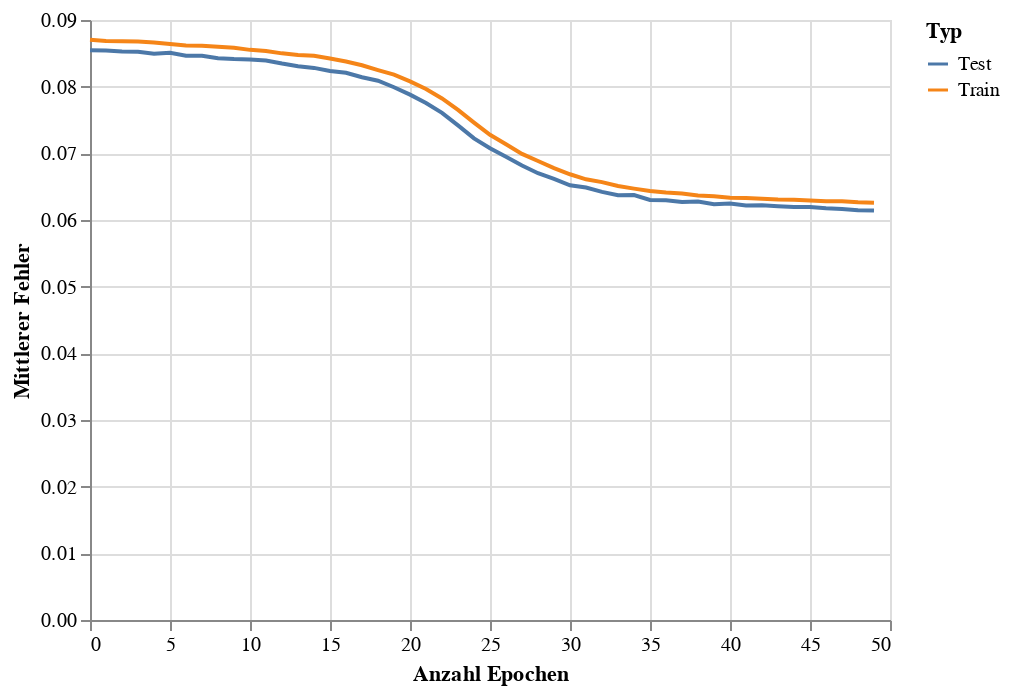

The cell this chart's notebook holds for it:
### Code cell
train_eval_loss_chart = alt.Chart(loss_df).mark_line().encode(
    x = alt.X('Epoch', title='Anzahl Epochen'),
    y = alt.Y('Loss',title='Mittlerer Fehler'),
    color = alt.Color('Type',title='Typ')
)
train_eval_loss_chart

### Figure 1 — Vega-Lite specification as saved in the notebook (floating-point values rounded to 4 significant figures)
{"config": {"view": {"continuousWidth": 400, "continuousHeight": 300}}, "data": {"name": "data-056db6b42fb7f9b607f9308a2cfcbf47"}, "mark": "line", "encoding": {"color": {"field": "Type", "title": "Typ", "type": "nominal"}, "x": {"field": "Epoch", "title": "Anzahl Epochen", "type": "quantitative"}, "y": {"field": "Loss", "title": "Mittlerer Fehler", "type": "quantitative"}}, "$schema": "https://vega.github.io/schema/vega-lite/v4.17.0.json", "datasets": {"data-056db6b42fb7f9b607f9308a2cfcbf47": [{"Epoch": 0, "Loss": 0.08703, "Type": "Train"}, {"Epoch": 1, "Loss": 0.08686, "Type": "Train"}, {"Epoch": 2, "Loss": 0.08683, "Type": "Train"}, {"Epoch": 3, "Loss": 0.08676, "Type": "Train"}, {"Epoch": 4, "Loss": 0.08663, "Type": "Train"}, {"Epoch": 5, "Loss": 0.08639, "Type": "Train"}, {"Epoch": 6, "Loss": 0.08619, "Type": "Train"}, {"Epoch": 7, "Loss": 0.08615, "Type": "Train"}, {"Epoch": 8, "Loss": 0.08597, "Type": "Train"}, {"Epoch": 9, "Loss": 0.08585, "Type": "Train"}, {"Epoch": 10, "Loss": 0.08552, "Type": "Train"}, {"Epoch": 11, "Loss": 0.08535, "Type": "Train"}, {"Epoch": 12, "Loss": 0.085, "Type": "Train"}, {"Epoch": 13, "Loss": 0.08476, "Type": "Train"}, {"Epoch": 14, "Loss": 0.08463, "Type": "Train"}, {"Epoch": 15, "Loss": 0.08423, "Type": "Train"}, {"Epoch": 16, "Loss": 0.08376, "Type": "Train"}, {"Epoch": 17, "Loss": 0.08322, "Type": "Train"}, {"Epoch": 18, "Loss": 0.08249, "Type": "Train"}, {"Epoch": 19, "Loss": 0.08181, "Type": "Train"}, {"Epoch": 20, "Loss": 0.08079, "Type": "Train"}, {"Epoch": 21, "Loss": 0.07964, "Type": "Train"}, {"Epoch": 22, "Loss": 0.07824, "Type": "Train"}, {"Epoch": 23, "Loss": 0.07652, "Type": "Train"}, {"Epoch": 24, "Loss": 0.07461, "Type": "Train"}, {"Epoch": 25, "Loss": 0.07278, "Type": "Train"}, {"Epoch": 26, "Loss": 0.07136, "Type": "Train"}, {"Epoch": 27, "Loss": 0.06992, "Type": "Train"}, {"Epoch": 28, "Loss": 0.06885, "Type": "Train"}, {"Epoch": 29, "Loss": 0.06777, "Type": "Train"}, {"Epoch": 30, "Loss": 0.06686, "Type": "Train"}, {"Epoch": 31, "Loss": 0.0661, "Type": "Train"}, {"Epoch": 32, "Loss": 0.06568, "Type": "Train"}, {"Epoch": 33, "Loss": 0.0651, "Type": "Train"}, {"Epoch": 34, "Loss": 0.06471, "Type": "Train"}, {"Epoch": 35, "Loss": 0.06437, "Type": "Train"}, {"Epoch": 36, "Loss": 0.06412, "Type": "Train"}, {"Epoch": 37, "Loss": 0.06398, "Type": "Train"}, {"Epoch": 38, "Loss": 0.06369, "Type": "Train"}, {"Epoch": 39, "Loss": 0.06357, "Type": "Train"}, {"Epoch": 40, "Loss": 0.06334, "Type": "Train"}, {"Epoch": 41, "Loss": 0.06329, "Type": "Train"}, {"Epoch": 42, "Loss": 0.06318, "Type": "Train"}, {"Epoch": 43, "Loss": 0.06308, "Type": "Train"}, {"Epoch": 44, "Loss": 0.06303, "Type": "Train"}, {"Epoch": 45, "Loss": 0.06293, "Type": "Train"}, {"Epoch": 46, "Loss": 0.06282, "Type": "Train"}, {"Epoch": 47, "Loss": 0.06282, "Type": "Train"}, {"Epoch": 48, "Loss": 0.06266, "Type": "Train"}, {"Epoch": 49, "Loss": 0.06257, "Type": "Train"}, {"Epoch": 0, "Loss": 0.08546, "Type": "Test"}, {"Epoch": 1, "Loss": 0.08542, "Type": "Test"}, {"Epoch": 2, "Loss": 0.08528, "Type": "Test"}, {"Epoch": 3, "Loss": 0.08523, "Type": "Test"}, {"Epoch": 4, "Loss": 0.08492, "Type": "Test"}, {"Epoch": 5, "Loss": 0.0851, "Type": "Test"}, {"Epoch": 6, "Loss": 0.08464, "Type": "Test"}, {"Epoch": 7, "Loss": 0.08465, "Type": "Test"}, {"Epoch": 8, "Loss": 0.08428, "Type": "Test"}, {"Epoch": 9, "Loss": 0.08414, "Type": "Test"}, {"Epoch": 10, "Loss": 0.08408, "Type": "Test"}, {"Epoch": 11, "Loss": 0.08393, "Type": "Test"}, {"Epoch": 12, "Loss": 0.08347, "Type": "Test"}, {"Epoch": 13, "Loss": 0.08307, "Type": "Test"}, {"Epoch": 14, "Loss": 0.08281, "Type": "Test"}, {"Epoch": 15, "Loss": 0.08234, "Type": "Test"}, {"Epoch": 16, "Loss": 0.08209, "Type": "Test"}, {"Epoch": 17, "Loss": 0.08142, "Type": "Test"}, {"Epoch": 18, "Loss": 0.08089, "Type": "Test"}, {"Epoch": 19, "Loss": 0.07992, "Type": "Test"}, {"Epoch": 20, "Loss": 0.07881, "Type": "Test"}, {"Epoch": 21, "Loss": 0.07754, "Type": "Test"}, {"Epoch": 22, "Loss": 0.07607, "Type": "Test"}, {"Epoch": 23, "Loss": 0.0742, "Type": "Test"}, {"Epoch": 24, "Loss": 0.07225, "Type": "Test"}, {"Epoch": 25, "Loss": 0.07076, "Type": "Test"}, {"Epoch": 26, "Loss": 0.06948, "Type": "Test"}, {"Epoch": 27, "Loss": 0.06817, "Type": "Test"}, {"Epoch": 28, "Loss": 0.06702, "Type": "Test"}, {"Epoch": 29, "Loss": 0.06617, "Type": "Test"}, {"Epoch": 30, "Loss": 0.0652, "Type": "Test"}, {"Epoch": 31, "Loss": 0.06488, "Type": "Test"}, {"Epoch": 32, "Loss": 0.06422, "Type": "Test"}, {"Epoch": 33, "Loss": 0.06372, "Type": "Test"}, {"Epoch": 34, "Loss": 0.06375, "Type": "Test"}, {"Epoch": 35, "Loss": 0.06302, "Type": "Test"}, {"Epoch": 36, "Loss": 0.06297, "Type": "Test"}, {"Epoch": 37, "Loss": 0.06271, "Type": "Test"}, {"Epoch": 38, "Loss": 0.06278, "Type": "Test"}, {"Epoch": 39, "Loss": 0.06238, "Type": "Test"}, {"Epoch": 40, "Loss": 0.06247, "Type": "Test"}, {"Epoch": 41, "Loss": 0.06216, "Type": "Test"}, {"Epoch": 42, "Loss": 0.0622, "Type": "Test"}, {"Epoch": 43, "Loss": 0.06206, "Type": "Test"}, {"Epoch": 44, "Loss": 0.06196, "Type": "Test"}, {"Epoch": 45, "Loss": 0.06196, "Type": "Test"}, {"Epoch": 46, "Loss": 0.06175, "Type": "Test"}, {"Epoch": 47, "Loss": 0.06167, "Type": "Test"}, {"Epoch": 48, "Loss": 0.06147, "Type": "Test"}, {"Epoch": 49, "Loss": 0.06142, "Type": "Test"}]}}
